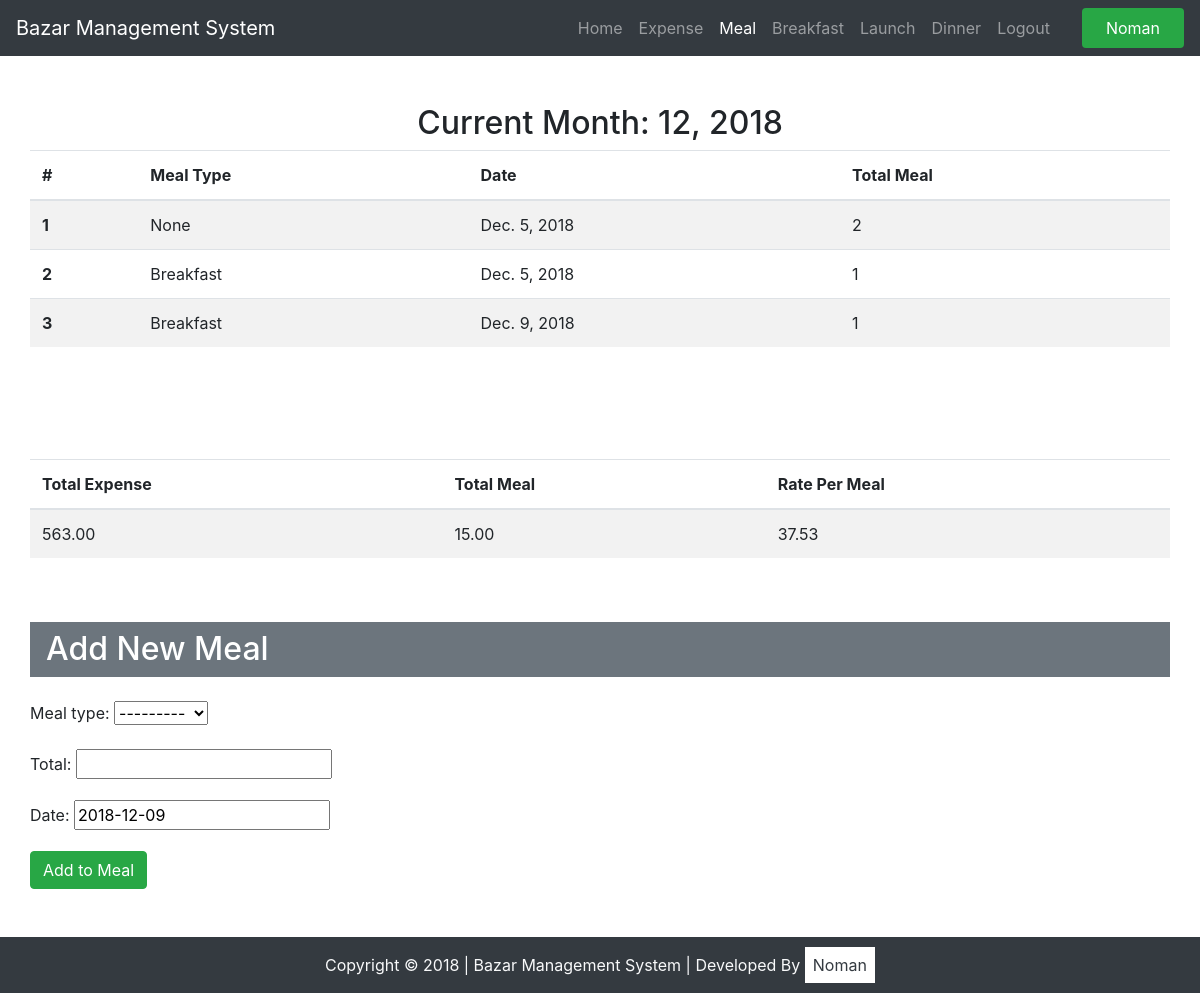
The page /meal/ (signed in) on the database its author committed.
### messApp/models.py (models this page shows, shortened)
class Meal(models.Model):
    member = models.ForeignKey(User, models.CASCADE)
    meal_type = models.CharField(max_length=20, choices=MEAL_TIME, blank=True, null=True)
    total = models.PositiveIntegerField()
    date = models.DateField(auto_now=False, auto_now_add=False, default=timezone.now)
    class Meta:
        verbose_name_plural = 'Meal'
        verbose_name = 'Meal By'

### messApp/views.py (the view)
# urls.py: path('meal/', views.mealview, name="meal"),
@login_required(login_url='account:login')
def mealview(request):
    template_name = 'messapp/meal_list.html'
    obj = Meal.objects.filter(date__month=current_month, date__year=current_year, member=request.user)
    total_expense = Expense.objects.filter(date__month=current_month, date__year=current_year).aggregate(Sum('price'))['price__sum']
    total_meal = Meal.objects.filter(date__month=current_month, date__year=current_year).aggregate(Sum('total'))['total__sum']
    if total_expense and total_meal is not None:
        rate_per_meal = total_expense / total_meal
    else:
        rate_per_meal = "No meal in this month"
    form = MealForm(request.POST or None)
    if form.is_valid():
        instance = form.save(commit=False)
        instance.member = request.user
        instance.save()
        return redirect("messapp:meal")
    print(request.user.username)
    context = {
        'meal_list': obj,
        'total_expense': total_expense,
        'total_meal': total_meal,
         'rate_per_meal': rate_per_meal,
        'form': form,
        'current_month': current_month,
        'current_year': current_year
    }
    return render(request, template_name, context)

### messApp/forms.py
class MealForm(forms.ModelForm):
    class Meta:
        model = Meal
        fields = '__all__'
        exclude = ('member',)

### messApp/models.py (called while the page is built)
    def get_queryset(self):
        return ExpenseQuerySet(self.model, using=self._db)

### messApp/templates/messapp/meal_list.html (shortened to what this page needs)
{% extends 'base.html' %}
{% load static %}
    {% block content %}
    <section class="py-5">
        <div class="container">
            <div class="row justify-content-center">
                <h2>Current Month: {{ current_month }}, {{ current_year }}  </h2>
                <table class="table table-striped">
                  <thead>
                    <tr>
                      <th scope="col">#</th>
                      <th scope="col">Meal Type</th>
                      <th scope="col">Date</th>
                      <th scope="col">Total Meal</th>
                    </tr>
                  </thead>
                  <tbody>
                    {% for meal in meal_list %}
                    <tr>
                      <th scope="row">{{ forloop.counter }}</th>
                      <td>{{ meal.meal_type|title }}</td>
                        <td>{{ meal.date }}</td>
                      <td>{{ meal.total }}</td>
                    </tr>
                    {% endfor%}
                  </tbody>
                </table>
            </div>
        </div>
    </section>
    <section class="mt-5 pb-5">
        <div class="container">
            <div class="row justify-content-center">
                <table class="table table-striped">
                  <thead>
                    <tr>
                      <th scope="col">Total Expense</th>
                      <th scope="col">Total Meal</th>
                        <th scope="col">Rate Per Meal</th>
                    </tr>
                  </thead>
                  <tbody>
                    <tr>
                      <td>{{ total_expense|floatformat:2 }}</td>
                        <td>{{ total_meal|floatformat:2  }}</td>
                        <td>{{ rate_per_meal|floatformat:2 }}</td>
                    </tr>
                  </tbody>
                </table>
            </div>
            <div class="row">
                <div class="col-12 px-0">
                    <h2 class="mt-5 mb-4 py-2 pl-3 bg-secondary text-white">Add New Meal</h2>
                </div>
                <form action="" method="POST">
                    {{ form.as_p }}
                    <button class="btn btn-success">Add to Meal</button>
                </form>
            </div>
        </div>
    </section>
    {% endblock %}

### templates/base.html (shortened to what this page needs)
<!doctype html>
<html lang="en">{% load static %}
  <head>
    <link rel="stylesheet" href="https://stackpath.bootstrapcdn.com/bootstrap/4.1.3/css/bootstrap.min.css">
  </head>
  <body>
    {% url "messapp:index" as index_url %}
    {% url "messapp:dash_broad" username=request.user as dashbroad_url %}
    {% url "messapp:expense" as expense_url %}
    {% url "messapp:breakfast" as breakfast_url %}
    {% url "messapp:launch" as launch_url %}
    {% url "messapp:dinner" as dinner_url %}
    {% url "messapp:meal" as meal_url %}
    {% url "messapp:balance" as balance_url %}
        <nav class="navbar navbar-expand-lg navbar-dark bg-dark">
          <a class="navbar-brand" href="{{ index_url }}">Bazar Management System</a>
          <div class="collapse navbar-collapse ml-auto" id="navbarSupportedContent">
            <ul class="navbar-nav ml-auto">
              <li class="nav-item {% if request.path == index_url %}active{% endif%}">
                <a class="nav-link" href="{{ index_url }}">Home <span class="sr-only">(current)</span></a>
              </li>
                <li class="nav-item {% if request.path == expense_url %}active{% endif%}">
                <a class="nav-link" href="{{ expense_url }}">Expense</a>
              </li>
              <li class="nav-item {% if request.path == meal_url %}active{% endif%}">
                <a class="nav-link" href="{{ meal_url }}">Meal</a>
              </li>
              <li class="nav-item {% if request.path == breakfast_url %}active{% endif%}">
                <a class="nav-link" href="{{ breakfast_url }}">Breakfast</a>
              </li>
              <li class="nav-item {% if request.path == launch_url %}active{% endif%}">
                <a class="nav-link" href="{{ launch_url }}">Launch</a>
              </li>
              <li class="nav-item {% if request.path == dinner_url %}active{% endif%}">
                <a class="nav-link" href="{{ dinner_url }}">Dinner</a>
              </li>
              {% if request.user.is_authenticated %}
                <li class="nav-item ">
                  <a class="nav-link" href="{% url 'account:logout' %}">Logout</a>
                </li>
                <li class="nav-item ml-4 {% if request.path == dashbroad_url %}active{% endif%}">
                  <a class="nav-link py-2 px-4 bg-success text-white rounded" href="{{ dashbroad_url }}">{{ request.user|title }}</a>
                </li>
              {% endif %}
            </ul>
          </div>
      </nav>
    {% block content %}
    {% endblock %}
    <footer class="bg-dark pt-3 pb-3">
      <div class="container">
        <div class="row">
              <p class="text-light mb-0 mx-auto">Copyright © 2018 | Bazar Management System | Developed By <span class="bg-white text-dark p-2">Noman</span></p>
        </div>
      </div>
    </footer>
  </body>
</html>

### rows shown on the page
Meal: meal_type "None", date "Dec. 5, 2018", total "2"
Meal: meal_type "Breakfast", date "Dec. 5, 2018", total "1"
Meal: meal_type "Breakfast", date "Dec. 9, 2018", total "1"

### other values the page prints
{{ request.user|title }} "Noman"
{{ current_month }} "12"
{{ current_year }} "2018"
{{ total_expense|floatformat:2 }} "563.00"
{{ total_meal|floatformat:2 }} "15.00"
{{ rate_per_meal|floatformat:2 }} "37.53"
